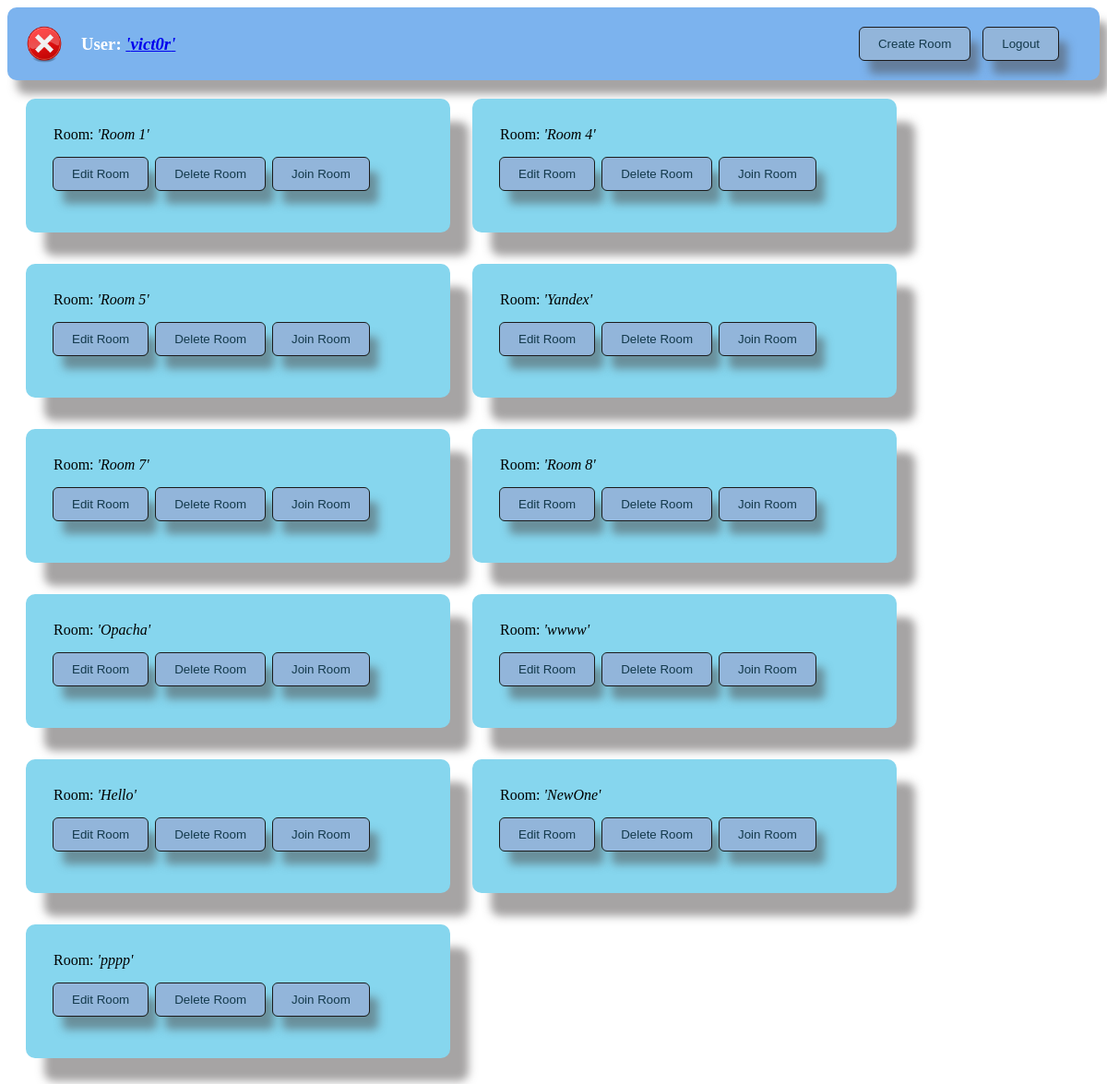
Screenshot of /chat/rooms/ (signed in) with the database file from the repository.
### chat/models.py (models this page shows)
class Chat(models.Model):
    name = models.CharField(max_length=128)
    users = models.ManyToManyField(User, related_name='chats')
    def __str__(self):
        return self.name

### chat/views.py (the view)
# urls.py: path('rooms/', getRooms, name='getRooms'),
@login_required
def getRooms(request):
    roomWithIds=Chat.objects.filter().values('id', "name",)
    rooms = Chat.objects.all()
    user = request.user
    print('user:', user)
    print('user.id:', user.id)
    try:
        userProfile = UserProfile.objects.get(user=user)
        avatar = userProfile.avatar.url
    except:
        avatar = '/media/avatars/default.png'
    avatar_full_url = settings.SITE_URL + avatar
    print('avatar_full_url:', avatar_full_url)
    return render(request, 'chat/rooms.html', {'rooms': rooms, 'roomWithIds': roomWithIds, 'user' : user, 'avatar' : avatar, 'avatar_full_url' : avatar_full_url, })

### templates/chat/rooms.html (shortened to what this page needs)
{% extends 'default.html' %}
{% load static %}
{% block rooms %}
<div class="room-list" >
  {% for room in rooms %}
  <div class="room">
  <div id="room-name-container">
    <span >Room: <em id="room-name-display-{{ room.id }}">'{{ room }}'</em></span>
  </div>
      <button id="{{ room.id }}" class="btn edit-room">Edit Room</button>
      <button id="{{ room.id }}" class="btn delete-room">Delete Room</button>
      <button id="{{ room.id }}" class="btn enter-room">Join Room</button>
  </div>
  {% endfor %}
</div>
{% endblock rooms %}
{% block createRoom %}
<div class="top-delete-form">
  <button class="btn create-room">Create Room</button>
</div>
{% endblock createRoom %}
{% block avatar %}
<img class="logo" src="{{ avatar }}">
{% endblock avatar %}

### templates/default.html (shortened to what this page needs)
{% load static %}
<!DOCTYPE HTML>
<html>
  <head>
    <link rel="stylesheet" href="{% static 'css/style.css' %}">
  </head>
  <body>
  <div class="top-bar">
    <div class="logo">
        {% block avatar %}{% endblock avatar %}
    </div>
    <div class="top-bar-user">
    <h3>
        User:
        {% if user.is_authenticated %}
        <a href="{% url 'userAccount' user.id %}">
          <em>'{{ user }}'</em>
        </a>
        {% endif %}
    </h3>
    </div>
    {% block createRoom %}{% endblock createRoom %}
    {% if request.user.is_authenticated %}
    <div class="logout-btn">
      <a href="{% url 'logout' %}"><button class="btn logout">Logout</button></a>
    </div>
    {% else %}
    <div class="logout-btn">
      <a href="{% url 'signup' %}"><button class="btn signup">Sign up</button></a>
    </div>
    {% endif %}
  </div>
  {% block rooms %}{% endblock rooms %}
  </body>
</html>

### chat/static/css/style.css (style rules this page uses)
.room-list { gap: 20px; padding: 20px 20px 20px 20px; }
.room { display: inline-block; padding: 30px; width: 400px; margin-right: 20px; margin-bottom: 30px; box-shadow: 20px 25px 10px rgba(77, 74, 74, 0.5); border-radius: 10px; overflow: hidden; background-color: #86d6ee; }
.btn { background-color: #92b5da; border: none; color: #13394b; padding: 10px 20px 10px; border-radius: 5px; cursor: pointer; outline: 1px solid rgb(27, 26, 26); box-shadow: 10px 15px 10px rgba(77, 74, 74, 0.5); margin-right: 5px; }
.top-bar { background-color: #7cb3ee; color: #fff; padding: 10px 10px 10px 20px; display: flex; justify-content: space-between; align-items: center; box-shadow: 10px 15px 10px rgba(77, 74, 74, 0.5); border-radius: 10px; text-align: left; }
.top-bar-user { flex-grow: 1; margin-left: 20px; }
.logout-btn { margin-right: 30px; }
.top-delete-form { margin-right: 10px; }
.logo { height: 40px; width: 40px; border-radius: 20px; }

### rows the page displays
Chat: name "Room 1"
Chat: name "Room 4"
Chat: name "Room 5"
Chat: name "Yandex"
Chat: name "Room 7"
Chat: name "Room 8"
Chat: name "Opacha"
Chat: name "wwww"
Chat: name "Hello"
Chat: name "NewOne"
Chat: name "pppp"

### other values shown
{{ user }} "vict0r"
